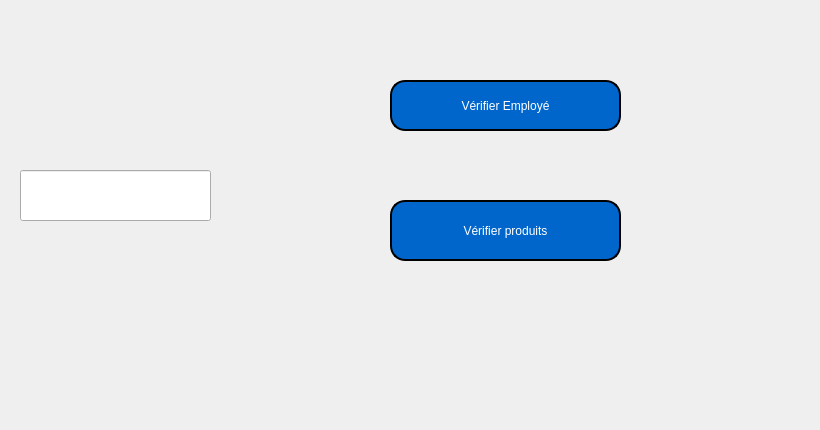
       <widget class="QWidget" name="tab">
        <attribute name="title">
         <string>Page</string>
        </attribute>
        <widget class="QLabel" name="uidLabel">
         <property name="geometry">
          <rect>
           <x>650</x>
           <y>100</y>
           <width>161</width>
           <height>51</height>
          </rect>
         </property>
         <property name="text">
          <string/>
         </property>
        </widget>
        <widget class="QLineEdit" name="lineEdit_UID">
         <property name="geometry">
          <rect>
           <x>20</x>
           <y>170</y>
           <width>191</width>
           <height>51</height>
          </rect>
         </property>
        </widget>
        <widget class="QLabel" name="label_6">
         <property name="geometry">
          <rect>
           <x>30</x>
           <y>280</y>
           <width>301</width>
           <height>141</height>
          </rect>
         </property>
         <property name="text">
          <string/>
         </property>
        </widget>
        <widget class="QPushButton" name="scan">
         <property name="geometry">
          <rect>
           <x>390</x>
           <y>80</y>
           <width>231</width>
           <height>51</height>
          </rect>
         </property>
         <property name="styleSheet">
          <string notr="true">QPushButton {
    color: white;                      /* Text color */
    border: 2px solid black;         /* Border width and color */
    border-radius: 15px;              /* Round the corners */
     background-color: rgb(0, 102, 204);    /* Couleur du fond */
    padding: 10px 20px;               /* Add padding for better aesthetics */
  text-align: center;  /* Centrer le texte */
}
    
QPushButton:hover {
    background-color: rgb(30, 144, 255); /* Bleu clair au survol */
}

QPushButton:pressed {
    background-color: rgb(0, 76, 153);   /* Bleu plus sombre lorsqu'on clique */
}

QPushButton:focus {
    border: 2px solid rgb(0, 191, 255);  /* Bordure turquoise au focus */
}
</string>
         </property>
         <property name="text">
          <string>Vérifier Employé</string>
         </property>
        </widget>
        <widget class="QPushButton" name="pro">
         <property name="geometry">
          <rect>
           <x>390</x>
           <y>200</y>
           <width>231</width>
           <height>61</height>
          </rect>
         </property>
         <property name="styleSheet">
          <string notr="true">QPushButton {
    color: white;                      /* Text color */
    border: 2px solid black;         /* Border width and color */
    border-radius: 15px;              /* Round the corners */
     background-color: rgb(0, 102, 204);    /* Couleur du fond */
    padding: 10px 20px;               /* Add padding for better aesthetics */
  text-align: center;  /* Centrer le texte */
}
    
QPushButton:hover {
    background-color: rgb(30, 144, 255); /* Bleu clair au survol */
}

QPushButton:pressed {
    background-color: rgb(0, 76, 153);   /* Bleu plus sombre lorsqu'on clique */
}

QPushButton:focus {
    border: 2px solid rgb(0, 191, 255);  /* Bordure turquoise au focus */
}</string>
         </property>
         <property name="text">
          <string>Vérifier produits</string>
         </property>
        </widget>
       </widget>
